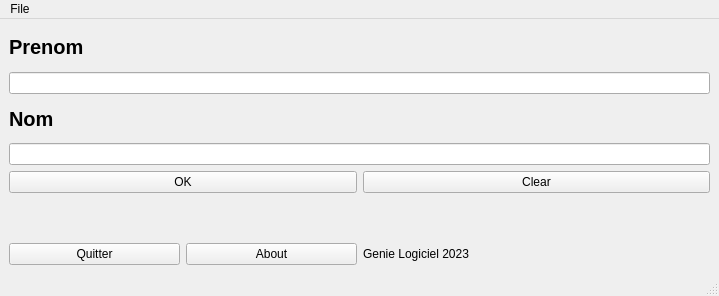
<?xml version="1.0" encoding="UTF-8"?>
<ui version="4.0">
 <class>MainWindow</class>
 <widget class="QMainWindow" name="MainWindow">
  <property name="geometry">
   <rect>
    <x>0</x>
    <y>0</y>
    <width>719</width>
    <height>296</height>
   </rect>
  </property>
  <property name="windowTitle">
   <string>MainWindow</string>
  </property>
  <widget class="QWidget" name="centralwidget">
   <layout class="QGridLayout" name="gridLayout">
    <item row="0" column="0" colspan="2">
     <widget class="QLabel" name="lbPrenom">
      <property name="font">
       <font>
        <pointsize>15</pointsize>
        <bold>true</bold>
       </font>
      </property>
      <property name="text">
       <string>Prenom</string>
      </property>
     </widget>
    </item>
    <item row="1" column="0" colspan="2">
     <widget class="QLineEdit" name="lePrenom"/>
    </item>
    <item row="2" column="0" colspan="2">
     <widget class="QLabel" name="lbNom">
      <property name="font">
       <font>
        <pointsize>15</pointsize>
        <bold>true</bold>
       </font>
      </property>
      <property name="text">
       <string>Nom</string>
      </property>
     </widget>
    </item>
    <item row="3" column="0" colspan="2">
     <widget class="QLineEdit" name="leNom"/>
    </item>
    <item row="4" column="0" colspan="2">
     <layout class="QHBoxLayout" name="horizontalLayout">
      <item>
       <widget class="QPushButton" name="btnOK">
        <property name="text">
         <string>OK</string>
        </property>
       </widget>
      </item>
      <item>
       <widget class="QPushButton" name="pushButton">
        <property name="text">
         <string>Clear</string>
        </property>
       </widget>
      </item>
     </layout>
    </item>
    <item row="5" column="0" colspan="2">
     <widget class="QLabel" name="lbWelcome">
      <property name="font">
       <font>
        <pointsize>15</pointsize>
        <bold>true</bold>
       </font>
      </property>
      <property name="text">
       <string/>
      </property>
     </widget>
    </item>
    <item row="6" column="0">
     <layout class="QHBoxLayout" name="horizontalLayout_2">
      <item>
       <widget class="QPushButton" name="btnQuitter">
        <property name="text">
         <string>Quitter</string>
        </property>
       </widget>
      </item>
      <item>
       <widget class="QPushButton" name="btnAbout">
        <property name="text">
         <string>About</string>
        </property>
       </widget>
      </item>
     </layout>
    </item>
    <item row="6" column="1">
     <widget class="QLabel" name="lbGL">
      <property name="text">
       <string>Genie Logiciel 2023</string>
      </property>
     </widget>
    </item>
   </layout>
  </widget>
  <widget class="QMenuBar" name="menubar">
   <property name="geometry">
    <rect>
     <x>0</x>
     <y>0</y>
     <width>719</width>
     <height>22</height>
    </rect>
   </property>
   <widget class="QMenu" name="menuFile">
    <property name="title">
     <string>File</string>
    </property>
    <addaction name="actionNew"/>
    <addaction name="actionOpen"/>
    <addaction name="actionQuitter"/>
   </widget>
   <addaction name="menuFile"/>
  </widget>
  <widget class="QStatusBar" name="statusbar"/>
  <action name="actionNew">
   <property name="icon">
    <iconset resource="ressource.qrc">
     <normaloff>:/res/img/fire v2.ico</normaloff>:/res/img/fire v2.ico</iconset>
   </property>
   <property name="text">
    <string>New</string>
   </property>
  </action>
  <action name="actionOpen">
   <property name="icon">
    <iconset resource="ressource.qrc">
     <normaloff>:/res/img/notes.ico</normaloff>:/res/img/notes.ico</iconset>
   </property>
   <property name="text">
    <string>Open</string>
   </property>
  </action>
  <action name="actionQuitter">
   <property name="icon">
    <iconset resource="ressource.qrc">
     <normaloff>:/res/img/refresh.ico</normaloff>:/res/img/refresh.ico</iconset>
   </property>
   <property name="text">
    <string>Quitter</string>
   </property>
  </action>
 </widget>
 <resources>
  <include location="ressource.qrc"/>
 </resources>
 <connections/>
</ui>
